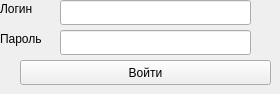
    <widget class="QWidget" name="tab_2">
     <attribute name="title">
      <string>Пользователь</string>
     </attribute>
     <widget class="QLabel" name="label_30">
      <property name="geometry">
       <rect>
        <x>0</x>
        <y>0</y>
        <width>67</width>
        <height>17</height>
       </rect>
      </property>
      <property name="text">
       <string>Логин</string>
      </property>
     </widget>
     <widget class="QLabel" name="label_31">
      <property name="geometry">
       <rect>
        <x>0</x>
        <y>30</y>
        <width>67</width>
        <height>17</height>
       </rect>
      </property>
      <property name="text">
       <string>Пароль</string>
      </property>
     </widget>
     <widget class="QLineEdit" name="loginTextBox_2">
      <property name="geometry">
       <rect>
        <x>60</x>
        <y>0</y>
        <width>191</width>
        <height>25</height>
       </rect>
      </property>
     </widget>
     <widget class="QLineEdit" name="passwordTextBox_2">
      <property name="geometry">
       <rect>
        <x>60</x>
        <y>30</y>
        <width>191</width>
        <height>25</height>
       </rect>
      </property>
      <property name="echoMode">
       <enum>QLineEdit::Password</enum>
      </property>
     </widget>
     <widget class="QPushButton" name="pushButton_10">
      <property name="geometry">
       <rect>
        <x>20</x>
        <y>60</y>
        <width>251</width>
        <height>25</height>
       </rect>
      </property>
      <property name="cursor">
       <cursorShape>PointingHandCursor</cursorShape>
      </property>
      <property name="text">
       <string>Войти</string>
      </property>
     </widget>
    </widget>
